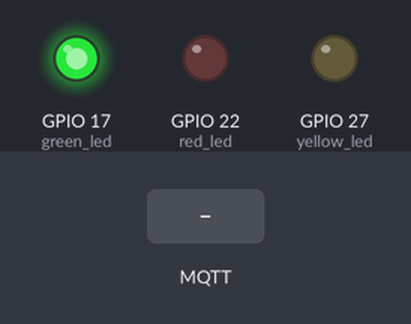
A program run on a simulated Raspberry Pi (BCM pin numbers). Shown: output pins drawn as LEDs (lit = HIGH). Dashed ring = blinking. The inputs (shaded band) are chosen by the test bench. No MQTT or app messages arrive unless stated; what the program prints to the terminal is not drawn.

Above: at 2.3 s.
2.4 s: MQTT message "status" arrives on the first subscribed topic
At 2.65 s:
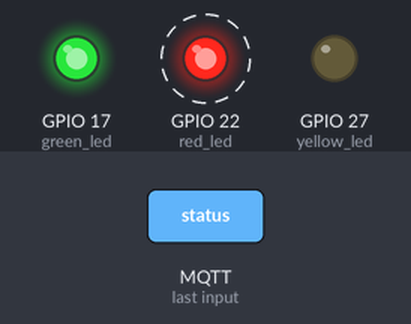
5.4 s: MQTT message "1" arrives on the first subscribed topic
At 7.1 s:
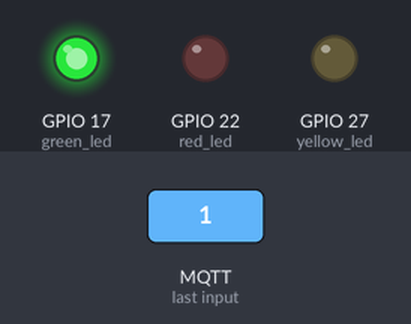
Timing chart, 0 to 8.6 s (numbered marks = the images above; inputs shaded):
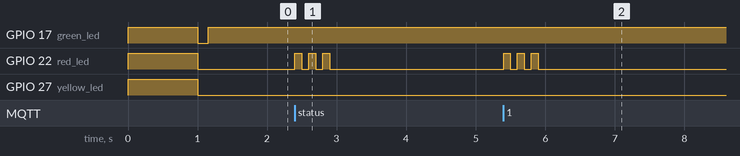

Measured:
- after the input at 2.4 s, GPIO 22 (red_led): alternates HIGH for 0.10 s and LOW for 0.10 s, 6 changes in all, then stays LOW, starting at once
- after the input at 5.4 s, GPIO 22 (red_led): alternates HIGH for 0.10 s and LOW for 0.10 s, 6 changes in all, then stays LOW, starting at once

The program:

pi_sentinel.py
```python
#!/usr/bin/env python3
# =================================================================
# ⚓ DevDock IoT Sentinel - Raspberry Pi Linux Edge Daemon
# Subscribes to Cloud MQTT Telemetry & Controls Physical GPIO LEDs
# =================================================================

import json
import time
import paho.mqtt.client as mqtt
from gpiozero import LED

# 1. GPIO Pin Definitions (BCM numbering)
# GPIO 17 (Pin 11) -> 220Ω -> Green LED Anode (+)
# GPIO 27 (Pin 13) -> 220Ω -> Yellow LED Anode (+)
# GPIO 22 (Pin 15) -> 220Ω -> Red LED Anode (+)
green_led  = LED(17)
yellow_led = LED(27)
red_led    = LED(22)

MQTT_BROKER = "broker.hivemq.com"
MQTT_PORT   = 1883
MQTT_TOPIC  = "devdock/telemetry/status"

def reset_leds():
    green_led.off()
    yellow_led.off()
    red_led.off()

def on_connect(client, userdata, flags, rc):
    if rc == 0:
        print(f"✅ Connected to Cloud MQTT Broker: {MQTT_BROKER}")
        client.subscribe(MQTT_TOPIC, qos=1)
        print(f"📡 Subscribed to telemetry topic: '{MQTT_TOPIC}'")
        green_led.on()
    else:
        print(f"❌ Connection failed with code {rc}")
        red_led.blink(on_time=0.2, off_time=0.2, n=5)

def on_message(client, userdata, msg):
    try:
        payload = json.loads(msg.payload.decode('utf-8'))
        status = payload.get("status", "clean").lower()
        dirty_count = payload.get("dirty_repos", 0)

        print(f"📨 [DevDock Telemetry Received]: Status = {status.upper()} (Dirty Repos: {dirty_count})")
        reset_leds()

        if status == "clean":
            green_led.on()
        elif status == "dirty":
            yellow_led.on()
        elif status == "error":
            red_led.on()
        elif status == "sync":
            yellow_led.blink(on_time=0.15, off_time=0.15, n=6)
            green_led.on()

    except Exception as e:
        print(f"⚠️ Error parsing payload: {e}")
        red_led.blink(on_time=0.1, off_time=0.1, n=3)

def main():
    print("=" * 55)
    print("⚓ DevDock Raspberry Pi Edge Sentinel Daemon")
    print("=" * 55)

    # Self-test on boot
    green_led.on()
    yellow_led.on()
    red_led.on()
    time.sleep(1)
    reset_leds()

    client = mqtt.Client(client_id="rpi-devdock-sentinel-01")
    client.on_connect = on_connect
    client.on_message = on_message

    client.connect(MQTT_BROKER, MQTT_PORT, keepalive=60)
    client.loop_forever()

if __name__ == "__main__":
    main()
```
